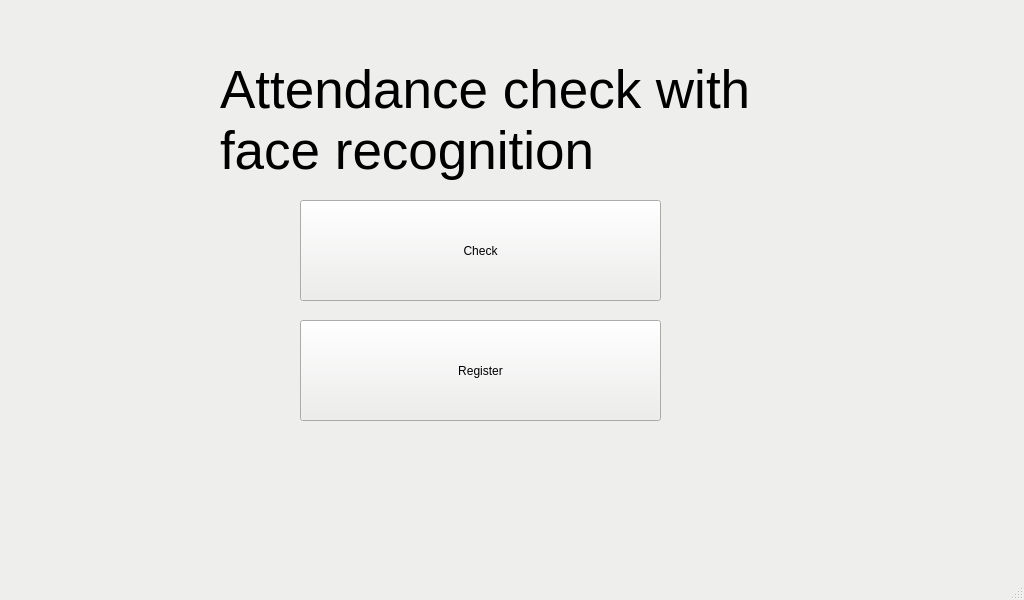
<?xml version="1.0" encoding="UTF-8"?>
<ui version="4.0">
 <class>MainWindow</class>
 <widget class="QMainWindow" name="MainWindow">
  <property name="geometry">
   <rect>
    <x>0</x>
    <y>0</y>
    <width>1024</width>
    <height>600</height>
   </rect>
  </property>
  <property name="minimumSize">
   <size>
    <width>1024</width>
    <height>600</height>
   </size>
  </property>
  <property name="maximumSize">
   <size>
    <width>1024</width>
    <height>600</height>
   </size>
  </property>
  <property name="baseSize">
   <size>
    <width>1024</width>
    <height>600</height>
   </size>
  </property>
  <property name="palette">
   <palette>
    <active>
     <colorrole role="WindowText">
      <brush brushstyle="SolidPattern">
       <color alpha="255">
        <red>0</red>
        <green>0</green>
        <blue>0</blue>
       </color>
      </brush>
     </colorrole>
     <colorrole role="Button">
      <brush brushstyle="SolidPattern">
       <color alpha="255">
        <red>238</red>
        <green>238</green>
        <blue>236</blue>
       </color>
      </brush>
     </colorrole>
     <colorrole role="Light">
      <brush brushstyle="SolidPattern">
       <color alpha="255">
        <red>255</red>
        <green>255</green>
        <blue>255</blue>
       </color>
      </brush>
     </colorrole>
     <colorrole role="Midlight">
      <brush brushstyle="SolidPattern">
       <color alpha="255">
        <red>246</red>
        <green>246</green>
        <blue>245</blue>
       </color>
      </brush>
     </colorrole>
     <colorrole role="Dark">
      <brush brushstyle="SolidPattern">
       <color alpha="255">
        <red>119</red>
        <green>119</green>
        <blue>118</blue>
       </color>
      </brush>
     </colorrole>
     <colorrole role="Mid">
      <brush brushstyle="SolidPattern">
       <color alpha="255">
        <red>159</red>
        <green>159</green>
        <blue>157</blue>
       </color>
      </brush>
     </colorrole>
     <colorrole role="Text">
      <brush brushstyle="SolidPattern">
       <color alpha="255">
        <red>0</red>
        <green>0</green>
        <blue>0</blue>
       </color>
      </brush>
     </colorrole>
     <colorrole role="BrightText">
      <brush brushstyle="SolidPattern">
       <color alpha="255">
        <red>255</red>
        <green>255</green>
        <blue>255</blue>
       </color>
      </brush>
     </colorrole>
     <colorrole role="ButtonText">
      <brush brushstyle="SolidPattern">
       <color alpha="255">
        <red>0</red>
        <green>0</green>
        <blue>0</blue>
       </color>
      </brush>
     </colorrole>
     <colorrole role="Base">
      <brush brushstyle="SolidPattern">
       <color alpha="255">
        <red>255</red>
        <green>255</green>
        <blue>255</blue>
       </color>
      </brush>
     </colorrole>
     <colorrole role="Window">
      <brush brushstyle="SolidPattern">
       <color alpha="255">
        <red>238</red>
        <green>238</green>
        <blue>236</blue>
       </color>
      </brush>
     </colorrole>
     <colorrole role="Shadow">
      <brush brushstyle="SolidPattern">
       <color alpha="255">
        <red>0</red>
        <green>0</green>
        <blue>0</blue>
       </color>
      </brush>
     </colorrole>
     <colorrole role="AlternateBase">
      <brush brushstyle="SolidPattern">
       <color alpha="255">
        <red>246</red>
        <green>246</green>
        <blue>245</blue>
       </color>
      </brush>
     </colorrole>
     <colorrole role="ToolTipBase">
      <brush brushstyle="SolidPattern">
       <color alpha="255">
        <red>255</red>
        <green>255</green>
        <blue>220</blue>
       </color>
      </brush>
     </colorrole>
     <colorrole role="ToolTipText">
      <brush brushstyle="SolidPattern">
       <color alpha="255">
        <red>0</red>
        <green>0</green>
        <blue>0</blue>
       </color>
      </brush>
     </colorrole>
     <colorrole role="PlaceholderText">
      <brush brushstyle="NoBrush">
       <color alpha="128">
        <red>0</red>
        <green>0</green>
        <blue>0</blue>
       </color>
      </brush>
     </colorrole>
    </active>
    <inactive>
     <colorrole role="WindowText">
      <brush brushstyle="SolidPattern">
       <color alpha="255">
        <red>0</red>
        <green>0</green>
        <blue>0</blue>
       </color>
      </brush>
     </colorrole>
     <colorrole role="Button">
      <brush brushstyle="SolidPattern">
       <color alpha="255">
        <red>238</red>
        <green>238</green>
        <blue>236</blue>
       </color>
      </brush>
     </colorrole>
     <colorrole role="Light">
      <brush brushstyle="SolidPattern">
       <color alpha="255">
        <red>255</red>
        <green>255</green>
        <blue>255</blue>
       </color>
      </brush>
     </colorrole>
     <colorrole role="Midlight">
      <brush brushstyle="SolidPattern">
       <color alpha="255">
        <red>246</red>
        <green>246</green>
        <blue>245</blue>
       </color>
      </brush>
     </colorrole>
     <colorrole role="Dark">
      <brush brushstyle="SolidPattern">
       <color alpha="255">
        <red>119</red>
        <green>119</green>
        <blue>118</blue>
       </color>
      </brush>
     </colorrole>
     <colorrole role="Mid">
      <brush brushstyle="SolidPattern">
       <color alpha="255">
        <red>159</red>
        <green>159</green>
        <blue>157</blue>
       </color>
      </brush>
     </colorrole>
     <colorrole role="Text">
      <brush brushstyle="SolidPattern">
       <color alpha="255">
        <red>0</red>
        <green>0</green>
        <blue>0</blue>
       </color>
      </brush>
     </colorrole>
     <colorrole role="BrightText">
      <brush brushstyle="SolidPattern">
       <color alpha="255">
        <red>255</red>
        <green>255</green>
        <blue>255</blue>
       </color>
      </brush>
     </colorrole>
     <colorrole role="ButtonText">
      <brush brushstyle="SolidPattern">
       <color alpha="255">
        <red>0</red>
        <green>0</green>
        <blue>0</blue>
       </color>
      </brush>
     </colorrole>
     <colorrole role="Base">
      <brush brushstyle="SolidPattern">
       <color alpha="255">
        <red>255</red>
        <green>255</green>
        <blue>255</blue>
       </color>
      </brush>
     </colorrole>
     <colorrole role="Window">
      <brush brushstyle="SolidPattern">
       <color alpha="255">
        <red>238</red>
        <green>238</green>
        <blue>236</blue>
       </color>
      </brush>
     </colorrole>
     <colorrole role="Shadow">
      <brush brushstyle="SolidPattern">
       <color alpha="255">
        <red>0</red>
        <green>0</green>
        <blue>0</blue>
       </color>
      </brush>
     </colorrole>
     <colorrole role="AlternateBase">
      <brush brushstyle="SolidPattern">
       <color alpha="255">
        <red>246</red>
        <green>246</green>
        <blue>245</blue>
       </color>
      </brush>
     </colorrole>
     <colorrole role="ToolTipBase">
      <brush brushstyle="SolidPattern">
       <color alpha="255">
        <red>255</red>
        <green>255</green>
        <blue>220</blue>
       </color>
      </brush>
     </colorrole>
     <colorrole role="ToolTipText">
      <brush brushstyle="SolidPattern">
       <color alpha="255">
        <red>0</red>
        <green>0</green>
        <blue>0</blue>
       </color>
      </brush>
     </colorrole>
     <colorrole role="PlaceholderText">
      <brush brushstyle="NoBrush">
       <color alpha="128">
        <red>0</red>
        <green>0</green>
        <blue>0</blue>
       </color>
      </brush>
     </colorrole>
    </inactive>
    <disabled>
     <colorrole role="WindowText">
      <brush brushstyle="SolidPattern">
       <color alpha="255">
        <red>119</red>
        <green>119</green>
        <blue>118</blue>
       </color>
      </brush>
     </colorrole>
     <colorrole role="Button">
      <brush brushstyle="SolidPattern">
       <color alpha="255">
        <red>238</red>
        <green>238</green>
        <blue>236</blue>
       </color>
      </brush>
     </colorrole>
     <colorrole role="Light">
      <brush brushstyle="SolidPattern">
       <color alpha="255">
        <red>255</red>
        <green>255</green>
        <blue>255</blue>
       </color>
      </brush>
     </colorrole>
     <colorrole role="Midlight">
      <brush brushstyle="SolidPattern">
       <color alpha="255">
        <red>246</red>
        <green>246</green>
        <blue>245</blue>
       </color>
      </brush>
     </colorrole>
     <colorrole role="Dark">
      <brush brushstyle="SolidPattern">
       <color alpha="255">
        <red>119</red>
        <green>119</green>
        <blue>118</blue>
       </color>
      </brush>
     </colorrole>
     <colorrole role="Mid">
      <brush brushstyle="SolidPattern">
       <color alpha="255">
        <red>159</red>
        <green>159</green>
        <blue>157</blue>
       </color>
      </brush>
     </colorrole>
     <colorrole role="Text">
      <brush brushstyle="SolidPattern">
       <color alpha="255">
        <red>119</red>
        <green>119</green>
        <blue>118</blue>
       </color>
      </brush>
     </colorrole>
     <colorrole role="BrightText">
      <brush brushstyle="SolidPattern">
       <color alpha="255">
        <red>255</red>
        <green>255</green>
        <blue>255</blue>
       </color>
      </brush>
     </colorrole>
     <colorrole role="ButtonText">
      <brush brushstyle="SolidPattern">
       <color alpha="255">
        <red>119</red>
        <green>119</green>
        <blue>118</blue>
       </color>
      </brush>
     </colorrole>
     <colorrole role="Base">
      <brush brushstyle="SolidPattern">
       <color alpha="255">
        <red>238</red>
        <green>238</green>
        <blue>236</blue>
       </color>
      </brush>
     </colorrole>
     <colorrole role="Window">
      <brush brushstyle="SolidPattern">
       <color alpha="255">
        <red>238</red>
        <green>238</green>
        <blue>236</blue>
       </color>
      </brush>
     </colorrole>
     <colorrole role="Shadow">
      <brush brushstyle="SolidPattern">
       <color alpha="255">
        <red>0</red>
        <green>0</green>
        <blue>0</blue>
       </color>
      </brush>
     </colorrole>
     <colorrole role="AlternateBase">
      <brush brushstyle="SolidPattern">
       <color alpha="255">
        <red>238</red>
        <green>238</green>
        <blue>236</blue>
       </color>
      </brush>
     </colorrole>
     <colorrole role="ToolTipBase">
      <brush brushstyle="SolidPattern">
       <color alpha="255">
        <red>255</red>
        <green>255</green>
        <blue>220</blue>
       </color>
      </brush>
     </colorrole>
     <colorrole role="ToolTipText">
      <brush brushstyle="SolidPattern">
       <color alpha="255">
        <red>0</red>
        <green>0</green>
        <blue>0</blue>
       </color>
      </brush>
     </colorrole>
     <colorrole role="PlaceholderText">
      <brush brushstyle="NoBrush">
       <color alpha="128">
        <red>0</red>
        <green>0</green>
        <blue>0</blue>
       </color>
      </brush>
     </colorrole>
    </disabled>
   </palette>
  </property>
  <property name="cursor">
   <cursorShape>BlankCursor</cursorShape>
  </property>
  <property name="windowTitle">
   <string>MainWindow</string>
  </property>
  <widget class="QWidget" name="centralWidget">
   <widget class="QPushButton" name="pushButton">
    <property name="geometry">
     <rect>
      <x>300</x>
      <y>200</y>
      <width>361</width>
      <height>101</height>
     </rect>
    </property>
    <property name="text">
     <string>Check</string>
    </property>
   </widget>
   <widget class="QLabel" name="testLabel">
    <property name="geometry">
     <rect>
      <x>220</x>
      <y>60</y>
      <width>1151</width>
      <height>121</height>
     </rect>
    </property>
    <property name="font">
     <font>
      <pointsize>40</pointsize>
     </font>
    </property>
    <property name="text">
     <string>Attendance check with 
face recognition</string>
    </property>
   </widget>
   <widget class="QLabel" name="logo">
    <property name="geometry">
     <rect>
      <x>120</x>
      <y>380</y>
      <width>701</width>
      <height>181</height>
     </rect>
    </property>
    <property name="text">
     <string/>
    </property>
    <property name="pixmap">
     <pixmap>pnulogo.png</pixmap>
    </property>
   </widget>
   <widget class="QPushButton" name="pushButton_2">
    <property name="geometry">
     <rect>
      <x>300</x>
      <y>320</y>
      <width>361</width>
      <height>101</height>
     </rect>
    </property>
    <property name="text">
     <string>Register</string>
    </property>
   </widget>
  </widget>
  <widget class="QStatusBar" name="statusBar"/>
 </widget>
 <layoutdefault spacing="6" margin="11"/>
 <resources/>
 <connections/>
</ui>
